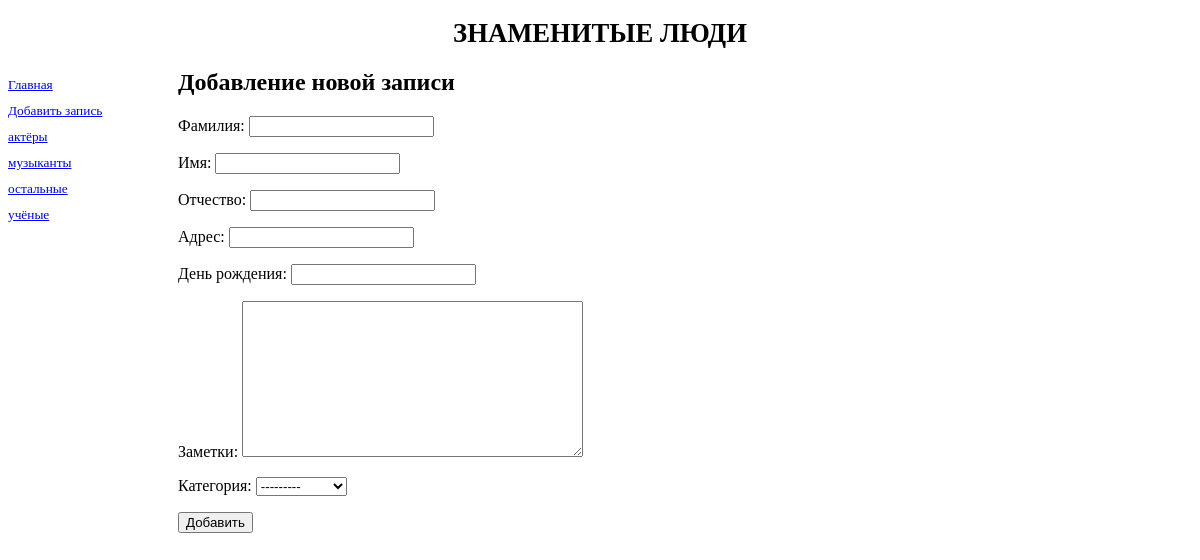
The page /people/add/ on the database its author committed.
### people/models.py (models this page shows)
class Category(models.Model):
    name = models.CharField(max_length=100, db_index=True, verbose_name='категория')
    def __str__(self):
        return self.name
    class Meta:
        verbose_name_plural = 'Категории'
        verbose_name = 'категорию'
        ordering = ['name']

### people/views.py (the view)
# urls.py: path('add/', PeopleCreateView.as_view(), name='add'),
class PeopleCreateView(CreateView):
    template_name = 'people/create.html'
    form_class = PeopleForm
    success_url = reverse_lazy('index')
    def get_context_data(self, **kwargs):
        context = super().get_context_data(**kwargs)
        context['categories'] = Category.objects.all()
        return context

### people/forms.py
class PeopleForm(ModelForm):
    class Meta:
        model = ListPeople
        fields = ('fam', 'name', 'ot', 'addr', 'birthday', 'note', 'category')

### people/templates/people/create.html (shortened to what this page needs)
{% extends 'layout/basic.html' %}
{% block content %}
<h2>Добавление новой записи</h2>
<form metod="post">
    {{ form.as_p }}
    <input type="submit" value="Добавить">
</form>
{% endblock %}

### people/templates/layout/basic.html (shortened to what this page needs)
{% load static %}
<!DOCTYPE html>
<html lang="en">
    <head>
        <link rel="stylesheet" type="text/css" href="{% static 'people/style.css' %}">
    </head>
    <body>
        <header>
            <h1> Знаменитые люди </h1>
        </header>
        <nav>
            <a href="{% url 'index' %}">Главная</a>
            <a href="{% url 'add' %}">Добавить запись</a>
            {% for category in categories %}
            <a href="{% url 'by_category' category.pk %}">{{ category.name }}</a>
            {% endfor %}
        </nav>
        <section>
        {% block content %}
        {% endblock %}
        </section>
    </body>
</html>

### people/static/people/style.css (style rules this page uses)
header h1 { font-size: 20pt; text-transform: uppercase; text-align: center; }
nav { font-size: 10pt; width: 150px; float: left; }
nav a { display: block; margin: 10px 0px; }
section { margin-left: 170px; }

### rows shown on the page
Category: name "актёры"
Category: name "музыканты"
Category: name "остальные"
Category: name "учёные"
